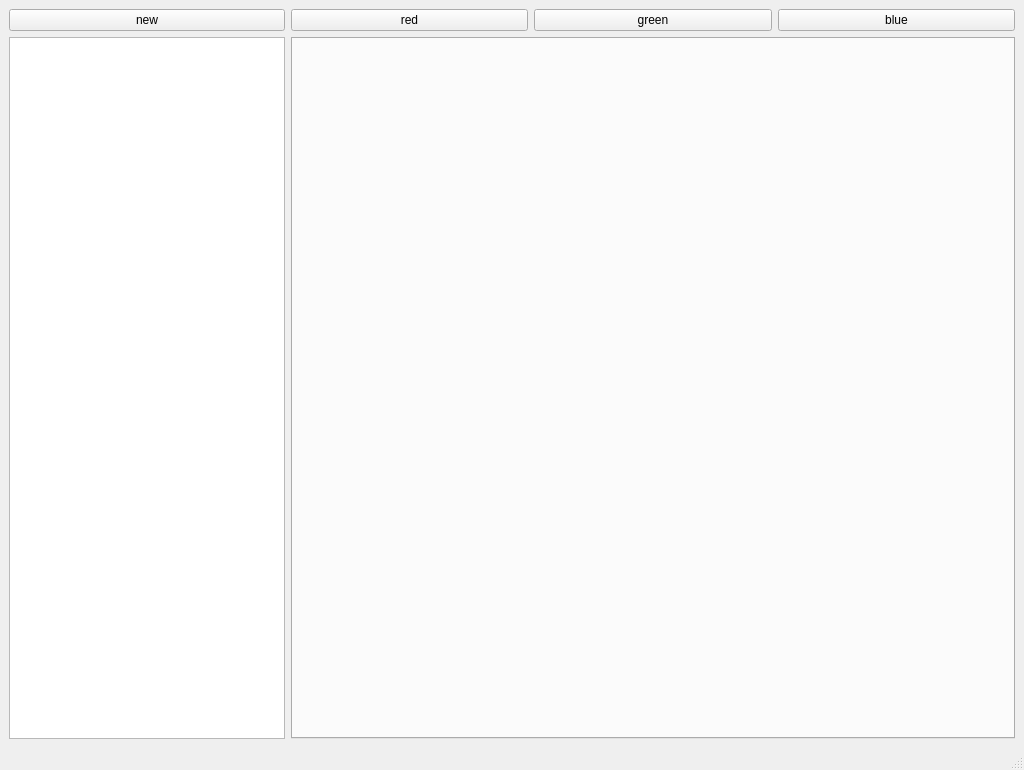
<?xml version="1.0" encoding="UTF-8"?>
<ui version="4.0">
 <class>MainWindow</class>
 <widget class="QMainWindow" name="MainWindow">
  <property name="geometry">
   <rect>
    <x>0</x>
    <y>0</y>
    <width>1024</width>
    <height>770</height>
   </rect>
  </property>
  <property name="windowTitle">
   <string>MainWindow</string>
  </property>
  <widget class="QWidget" name="centralwidget">
   <layout class="QGridLayout" name="gridLayout">
    <item row="2" column="0">
     <widget class="QListView" name="listView">
      <property name="maximumSize">
       <size>
        <width>276</width>
        <height>16777215</height>
       </size>
      </property>
     </widget>
    </item>
    <item row="0" column="2">
     <widget class="QPushButton" name="setGreenButton">
      <property name="text">
       <string>green</string>
      </property>
     </widget>
    </item>
    <item row="0" column="1">
     <widget class="QPushButton" name="setRedButton">
      <property name="text">
       <string>red</string>
      </property>
     </widget>
    </item>
    <item row="0" column="0">
     <widget class="QPushButton" name="newNoteButton">
      <property name="maximumSize">
       <size>
        <width>413</width>
        <height>16777215</height>
       </size>
      </property>
      <property name="text">
       <string>new</string>
      </property>
     </widget>
    </item>
    <item row="0" column="3">
     <widget class="QPushButton" name="setBlueButton">
      <property name="text">
       <string>blue</string>
      </property>
     </widget>
    </item>
    <item row="2" column="1" colspan="3">
     <widget class="QTabWidget" name="tabWidget"/>
    </item>
   </layout>
  </widget>
  <widget class="QStatusBar" name="statusbar"/>
 </widget>
 <resources/>
 <connections/>
</ui>
